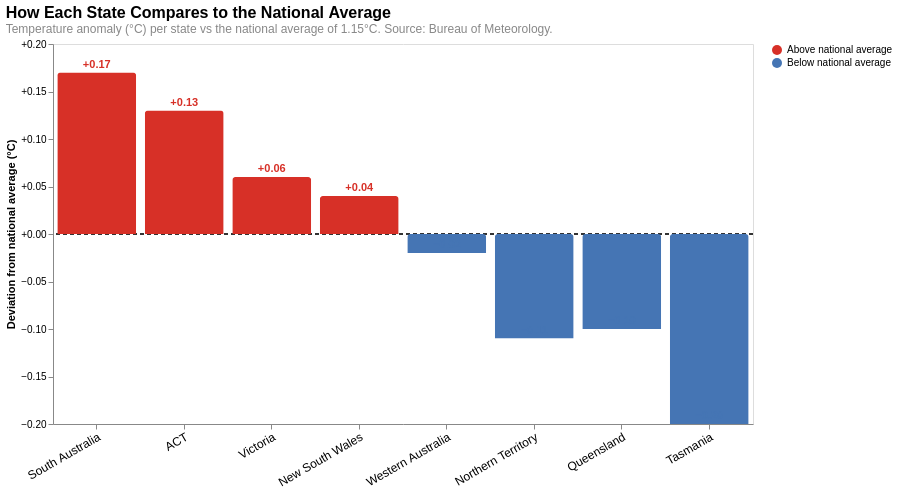

Express this chart as Vega-Lite.
### Vega-Lite specification from a JSON file in a GitHub repository (floating-point values rounded to 4 significant figures)
{"$schema": "https://vega.github.io/schema/vega-lite/v5.json", "width": 700, "height": 380, "title": {"text": "How Each State Compares to the National Average", "subtitle": "Temperature anomaly (°C) per state vs the national average of 1.15°C. Source: Bureau of Meteorology.", "fontSize": 16, "subtitleFontSize": 12, "subtitleColor": "#888", "anchor": "start"}, "data": {"values": [{"state": "South Australia", "anomaly": 1.32, "deviation": 0.17}, {"state": "ACT", "anomaly": 1.28, "deviation": 0.13}, {"state": "Victoria", "anomaly": 1.21, "deviation": 0.06}, {"state": "New South Wales", "anomaly": 1.19, "deviation": 0.04}, {"state": "Western Australia", "anomaly": 1.13, "deviation": -0.02}, {"state": "Northern Territory", "anomaly": 1.04, "deviation": -0.11}, {"state": "Queensland", "anomaly": 1.05, "deviation": -0.1}, {"state": "Tasmania", "anomaly": 0.95, "deviation": -0.2}]}, "transform": [{"calculate": "datum.deviation > 0 ? 'Above national average' : 'Below national average'", "as": "category"}], "layer": [{"mark": {"type": "rule", "color": "#333333", "strokeDash": [4, 3], "strokeWidth": 1.5}, "encoding": {"y": {"datum": 0}}}, {"params": [{"name": "hover", "select": {"type": "point", "on": "mouseover", "clear": "mouseout"}}], "mark": {"type": "bar", "cornerRadiusEnd": 3}, "encoding": {"x": {"field": "state", "type": "nominal", "sort": null, "axis": {"title": null, "labelAngle": -30, "labelFontSize": 12}}, "y": {"field": "deviation", "type": "quantitative", "axis": {"title": "Deviation from national average (°C)", "grid": false, "format": "+.2f"}}, "color": {"field": "category", "type": "nominal", "scale": {"domain": ["Above national average", "Below national average"], "range": ["#d73027", "#4575b4"]}, "legend": {"title": null}}, "opacity": {"condition": {"param": "hover", "value": 1}, "value": 0.75}, "tooltip": [{"field": "state", "type": "nominal", "title": "State"}, {"field": "anomaly", "type": "quantitative", "title": "Anomaly (°C)", "format": ".2f"}, {"field": "deviation", "type": "quantitative", "title": "vs national avg (°C)", "format": "+.2f"}]}}, {"mark": {"type": "text", "fontSize": 11, "fontWeight": "bold", "dy": -8}, "encoding": {"x": {"field": "state", "type": "nominal", "sort": null}, "y": {"field": "deviation", "type": "quantitative"}, "text": {"field": "deviation", "type": "quantitative", "format": "+.2f"}, "color": {"field": "category", "type": "nominal", "scale": {"domain": ["Above national average", "Below national average"], "range": ["#d73027", "#4575b4"]}}}}]}
